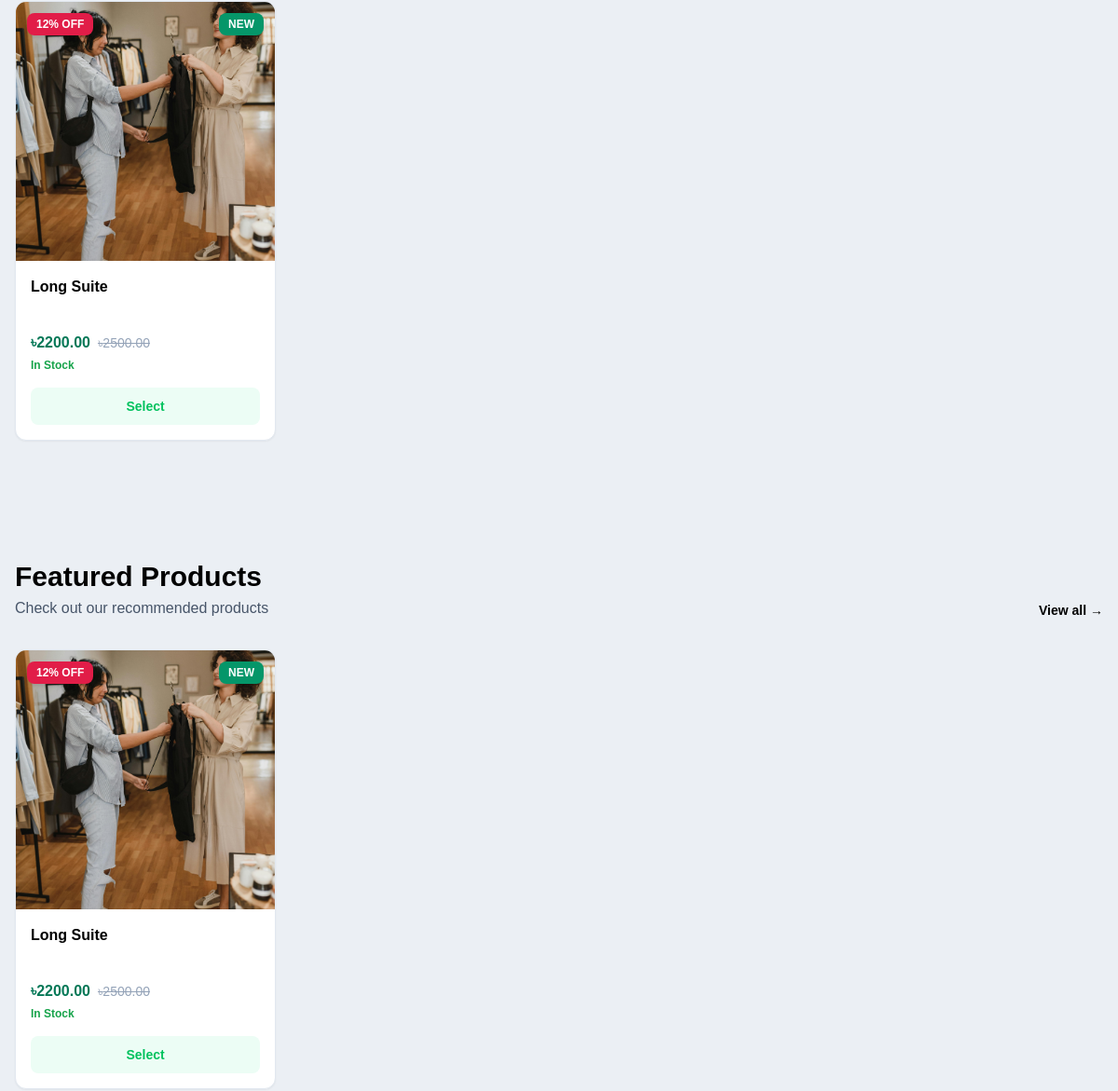
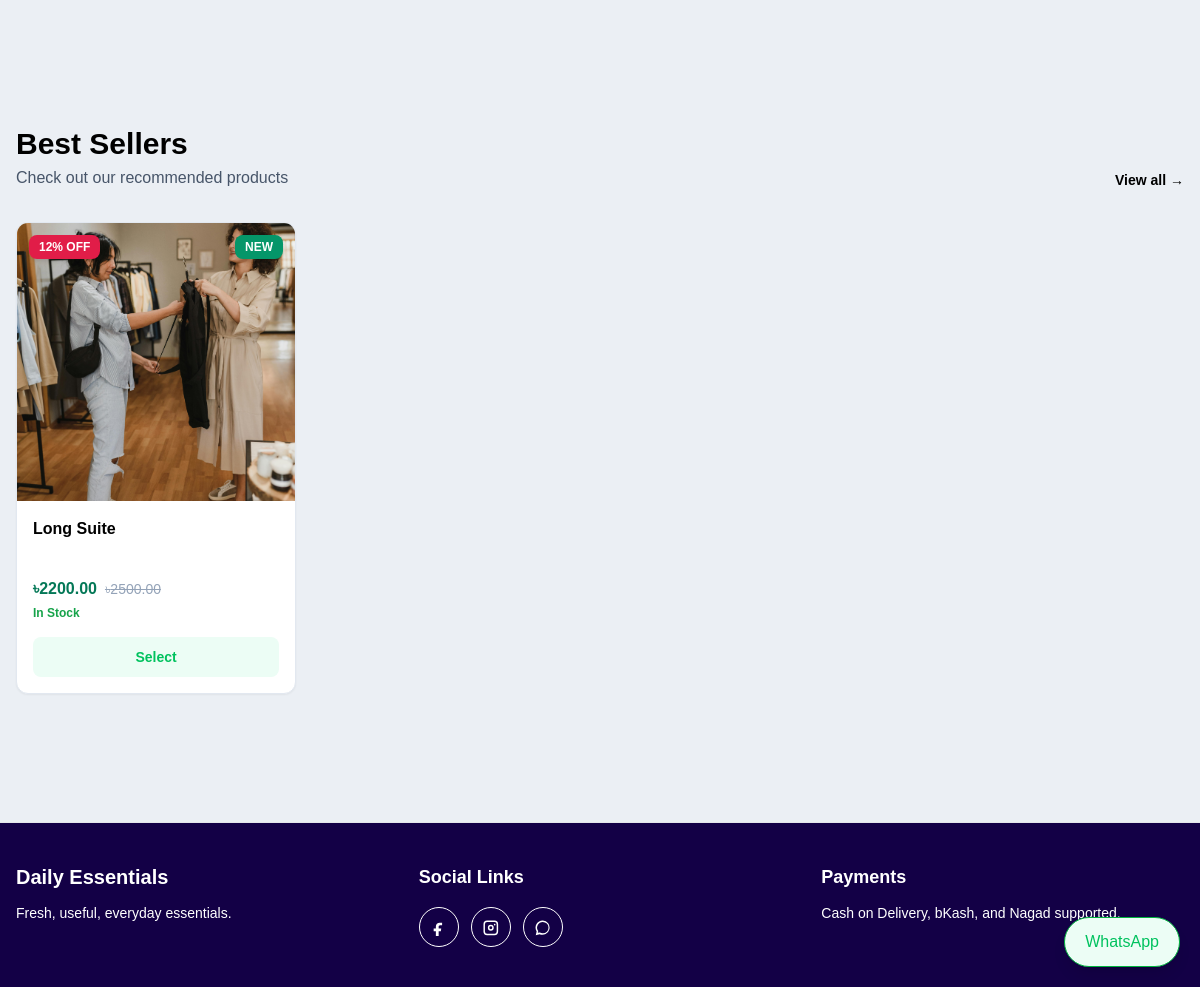
The app's page / (lower part), older data (2 pictures, top to bottom).
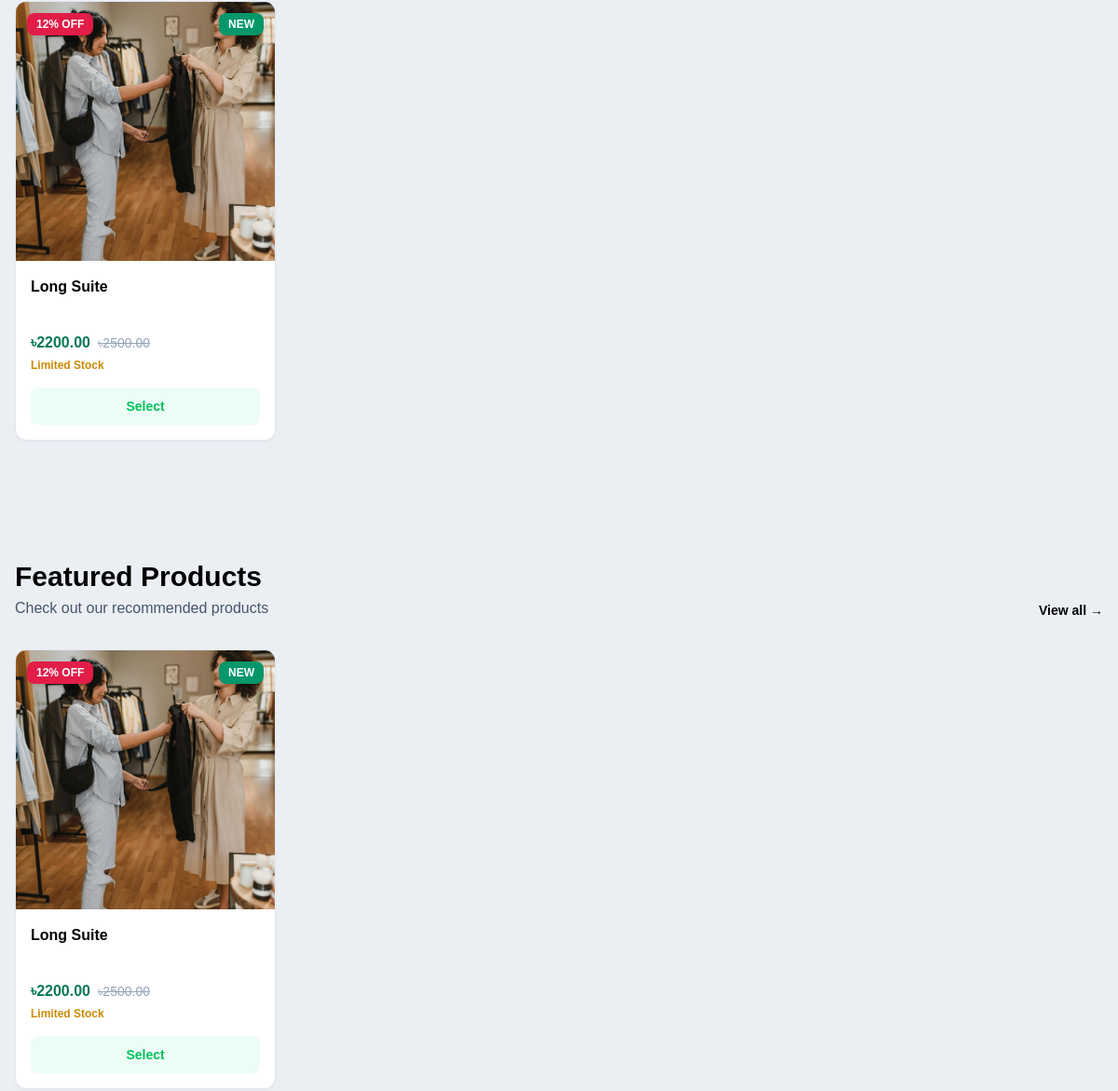
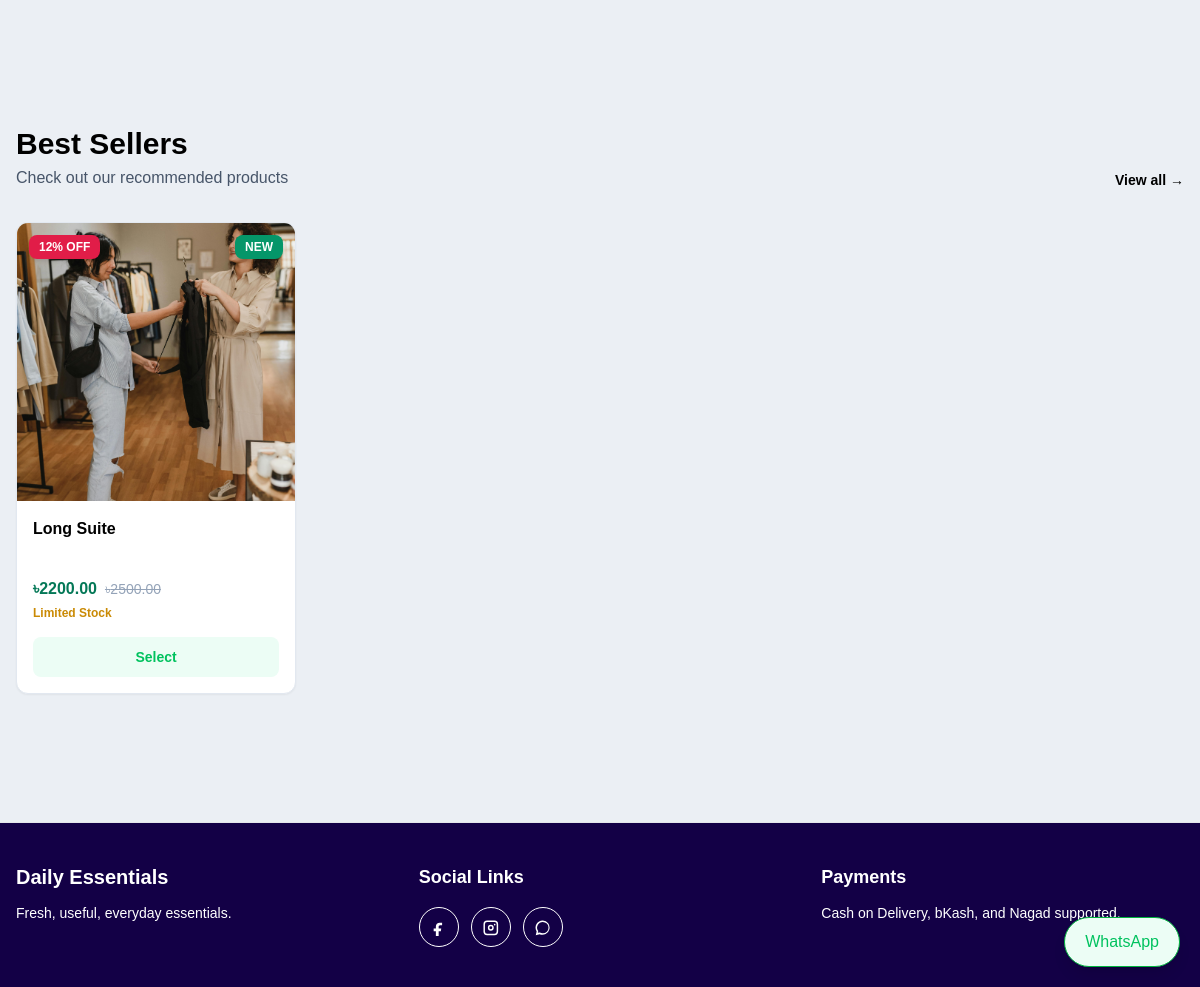
The same page, newer data (2 pictures, top to bottom).
### products/models.py (models this page shows, shortened)
class Product(SEOFields):
    category = models.ForeignKey(Category, on_delete=models.PROTECT, related_name="products")
    name = models.CharField(max_length=180)
    slug = models.SlugField(unique=True)
    short_description = models.CharField(max_length=255, blank=True)
    full_description = CKEditor5Field("Full Description",config_name="default",blank=True,null=True,help_text="Detailed product description with rich text formatting.")
    sku = models.CharField(max_length=80, unique=True)
    price = models.DecimalField(max_digits=10, decimal_places=2)
    discount_price = models.DecimalField(max_digits=10, decimal_places=2, blank=True, null=True)
    stock_quantity = models.PositiveIntegerField(default=0)
    thumbnail = models.ImageField(
        upload_to="products/",
        blank=True,
        null=True,
        help_text="Recommended: square JPG, PNG, or WebP product image, at least 800x800px.",
    )
    size_guide = models.ImageField(
        upload_to="size-guides/",
        blank=True,
        null=True,
        help_text="Optional. Upload a clear JPG, PNG, or WebP size guide image.",
    )
    sizes = models.ManyToManyField(Size, blank=True)
    colors = models.ManyToManyField(Color, blank=True)
    is_active = models.BooleanField(default=True)
    is_featured = models.BooleanField(default=False)
    is_new_arrival = models.BooleanField(default=False)
    is_bestseller = models.BooleanField(default=False)
    is_campaign_product = models.BooleanField(default=False)
    created_at = models.DateTimeField(auto_now_add=True)
    updated_at = models.DateTimeField(auto_now=True)
    objects = ProductQuerySet.as_manager()
    class Meta:
        ordering = ["-created_at"]
    @property
    def current_price(self):
        campaign_price = None
        campaign_discount = self.campaign_discount_percentage
        if campaign_discount:
            campaign_price = self.price - (self.price * campaign_discount / 100)
        prices = [self.price]
        if self.discount_price and self.discount_price < self.price:
            prices.append(self.discount_price)
        if campaign_price and campaign_price < self.price:
            prices.append(campaign_price)
        return min(prices).quantize(self.price)
    @property
    def discount_percentage(self):
        if self.discount_price and self.price and self.discount_price < self.price:
            return round(((self.price - self.discount_price) / self.price) * 100)
        return 0
    @property
    def campaign_discount_percentage(self):
        now = timezone.now()
        campaigns = self.campaigns.filter(is_active=True, discount_percentage__gt=0).filter(
            models.Q(starts_at__isnull=True) | models.Q(starts_at__lte=now),
            models.Q(ends_at__isnull=True) | models.Q(ends_at__gte=now),
        )
        return campaigns.order_by("-discount_percentage").values_list("discount_percentage", flat=True).first() or 0
    @property
    def display_discount_percentage(self):
        return max(self.discount_percentage, self.campaign_discount_percentage)
    @property
    def has_active_discount(self):
        return self.current_price < self.price
    def get_absolute_url(self):
        return reverse("products:detail", args=[self.slug])

### core/views.py (the view)
# urls.py: path("", home, name="home"),
def home(request):
    settings = SiteSettings.load()
    context = {
        "seo_object": settings,
        "banners": Banner.objects.filter(is_active=True).order_by("display_order"),
        "offers": OfferStrip.objects.filter(is_active=True).order_by("display_order"),
        "top_categories": Category.objects.filter(is_active=True, show_on_home=True).order_by("display_order", "name")[:6],
        "new_arrivals": Product.objects.active().filter(is_new_arrival=True)[:8],
        "featured_products": Product.objects.active().filter(is_featured=True)[:8],
        "best_sellers": Product.objects.active().filter(is_bestseller=True)[:8],
    }
    return render(request, "core/home.html", context)

### cart/cart.py (called while the page is built, shortened)
    def __iter__(self):
        product_ids = [item.get("product_id", key.split(":")[0]) for key, item in self.cart.items()]
        products = Product.objects.filter(id__in=product_ids)
        product_map = {str(product.id): product for product in products}

    def __len__(self):
        return sum(item["quantity"] for item in self.cart.values())

    def total(self):
        return sum((item["line_total"] for item in self), Decimal("0.00"))

### cart/context_processors.py (called while the page is built)
def cart_summary(request):
    cart = Cart(request)
    return {"cart_item_count": len(cart), "cart_total": cart.total()}

### categories/models.py (called while the page is built)
    def get_absolute_url(self):
        return reverse("categories:products", args=[self.slug])

### products/models.py (called while the page is built)
    def active(self):
        return self.filter(is_active=True).select_related("category")

### templates/core/home.html (shortened to what this page needs)
{% extends "base.html" %}
{% block content %}
  {% include "includes/product_section.html" with title="New Arrival" products=new_arrivals %}
  {% include "includes/product_section.html" with title="Featured Products" products=featured_products %}
  {% include "includes/product_section.html" with title="Best Sellers" products=best_sellers %}
{% endblock %}

### templates/includes/product_card.html (shortened to what this page needs)
{% load static %}
<article class="group flex h-full flex-col overflow-hidden rounded-xl border border-slate-200 bg-white shadow-sm transition hover:border-emerald-300 hover:shadow-md">
  <a href="{{ product.get_absolute_url }}" class="relative block aspect-square overflow-hidden bg-slate-100">
    {% if product.thumbnail %}
      <img src="{{ product.thumbnail.url }}" alt="{{ product.name }}" class="h-full w-full object-cover transition duration-300 group-hover:scale-110">
    {% else %}
      <img src="{% static 'img/placeholder.svg' %}" alt="{{ product.name }}" class="h-full w-full object-cover">
    {% endif %}
    {% if product.display_discount_percentage %}
      <span class="absolute left-3 top-3 rounded-lg bg-rose-600 px-2.5 py-1 text-xs font-bold text-white shadow-md">{{ product.display_discount_percentage }}% OFF</span>
    {% endif %}
    {% if product.is_new_arrival %}
      <span class="absolute right-3 top-3 rounded-lg bg-emerald-600 px-2.5 py-1 text-xs font-bold text-white shadow-md">NEW</span>
    {% endif %}
  </a>
  <div class="flex flex-1 flex-col p-4">
    <a href="{{ product.get_absolute_url }}" class="line-clamp-2 min-h-12 font-semibold text-slate-900 hover:text-emerald-700">{{ product.name }}</a>
    <div class="mt-3 flex items-center gap-2">
      <span class="font-bold text-emerald-700">৳{{ product.current_price }}</span>
      {% if product.has_active_discount %}
        <span class="text-sm text-slate-400 line-through">৳{{ product.price }}</span>
      {% endif %}
    </div>
    <p class="mt-1 text-xs text-slate-600">
      {% if product.stock_quantity > 5 %}
        <span class="text-green-600 font-semibold">In Stock</span>
      {% elif product.stock_quantity > 0 %}
        <span class="text-yellow-600 font-semibold">Limited Stock</span>
      {% else %}
        <span class="text-slate-400">Out of Stock</span>
      {% endif %}
    </p>
    <div class="mt-auto flex gap-2 pt-4">
      {% if product.stock_quantity <= 0 %}
        <button class="flex-1 rounded-lg bg-slate-400 px-4 py-2.5 text-sm font-semibold text-white" disabled>Out of Stock</button>
      {% elif product.sizes.all or product.colors.all %}
        <a href="{{ product.get_absolute_url }}" class="flex-1 rounded-lg bg-emerald-700 px-4 py-2.5 text-center text-sm font-semibold text-white transition hover:bg-emerald-800">Select</a>
      {% endif %}
    </div>
  </div>
</article>

Row changes from the older to the newer data that the page shows:
changed Product "Long Suite": stock_quantity "In Stock In Stock In Stock" → "Limited Stock Limited Stock Limited Stock"
